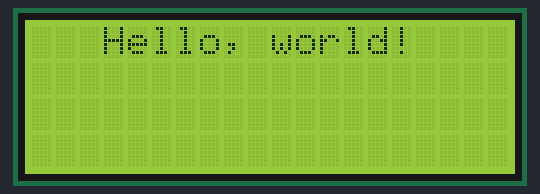
This sketch was run on a simulated Arduino Uno, built with avr-gcc and run on an emulated ATmega328P. Shown: 20×4 character LCD.

Above: at 0.2 s.
At 1.2 s:
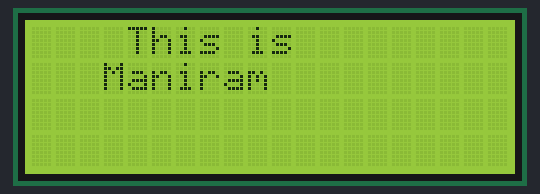
At 3.2 s:
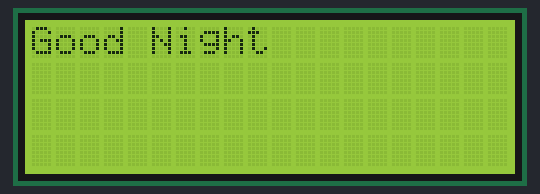
At 4.2 s:
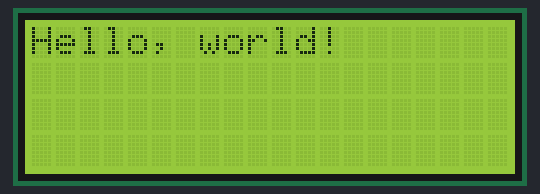

The sketch:

lcd_i2c_test.ino
```cpp
#include <Wire.h>
#include <LiquidCrystal_I2C.h>

LiquidCrystal_I2C lcd(0x27,20,4);  // set the LCD address to 0x27 for a 16 chars and 2 line display

void setup()
{
  lcd.init();                      // initialize the lcd
  lcd.init();
  // Print a message to the LCD.
  lcd.backlight();
  lcd.setCursor(3,0);

}


void loop()
{
  lcd.print("Hello, world!");
  delay(1000);
lcd.clear();
  lcd.setCursor(4,0);
  lcd.print("This is");
  lcd.setCursor(3,1);
  lcd.print("Maniram");
  lcd.setCursor(3,2);
  delay(2000);
lcd.clear();
  lcd.print("Good Night");
  delay(1000);
lcd.clear();

}
```

Measured:
- by itself, everything shown: repeats every 4.0 s, in 4 steps
- what the display in image 1 shows lasts 2.0 s, from 1.2 s to 3.2 s
- what the display in image 2 shows lasts 1.0 s, from 3.2 s to 4.2 s
